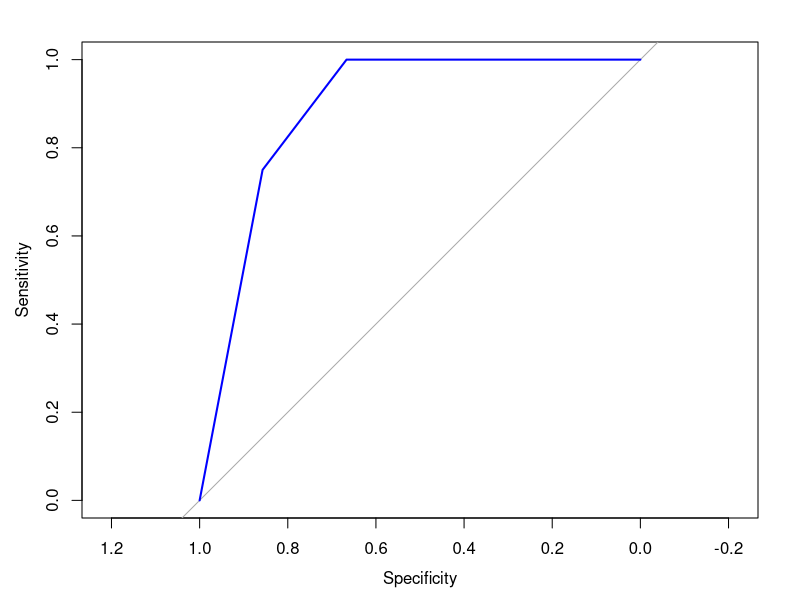

Here is the R script that generated this plot:

# borrowed with much flattery from http://myrcodes.blogspot.com/2013/12/area-under-curve-auc-proc-package.html
#
#

library(rpart)
library(pROC)

Dat <- kyphosis
str(Dat)
a <- rep(0, nrow(Dat))
a[which(Dat$Kyphosis == "present")] <- 1
Dat$Present <- a

a <- sample(c(1:nrow(Dat)), size = nrow(Dat) * 0.7, replace = FALSE)

Train <- Dat[a, ]  
Test <- Dat[-a, ]  

RP1 <- rpart(Present ~ Age + Number + Start, Train, control = rpart.control(minsplit = 15, cp = 1e-04))  

Pred1 <- predict(RP1, Test[, c("Age", "Number", "Start")])
Test$Prediction1 <- Pred1

ROC1 <- roc(Test$Present, Test$Prediction1)

plot(ROC1, col = "blue")

